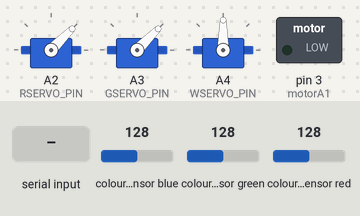
Bench run of a sketch on a simulated Arduino Uno, built with avr-gcc and run on an emulated ATmega328P. Shown: 3 × servo, switched loads named in the sketch (green lamp = pin HIGH). Inputs (shaded band) come from the test bench; at power-on: colour sensor blue 128, colour sensor green 128, colour sensor red 128. Pins used as bus, display or sensor lines are not drawn; what the sketch prints to the serial monitor is not drawn.

Above: at 3.2 s.
3.3 s: colour sensor blue set to 83
4.8 s: colour sensor blue set to 78
At 5.5 s:
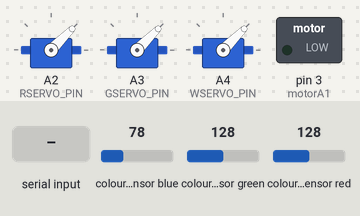
6.3 s: "RED" received over the second serial link
At 7.1 s:
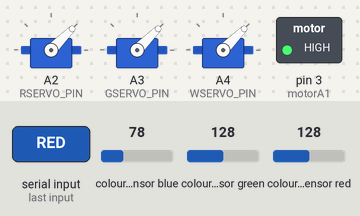
7.8 s: colour sensor green set to 110
9.3 s: colour sensor green set to 103
At 10.4 s:
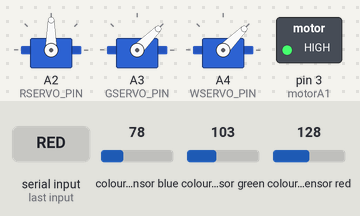
10.8 s: colour sensor red set to 119
At 11.3 s:
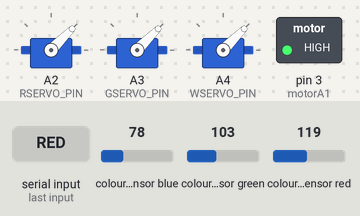
Timing chart, 0 to 13.3 s (numbered marks = the images above; inputs shaded):
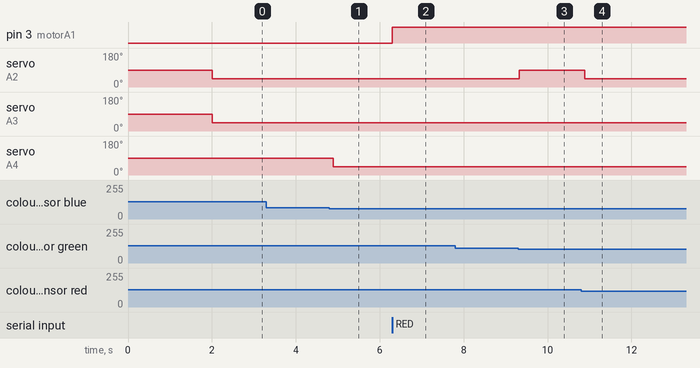

The sketch:

FINAL_PROJECT_KOMBO.ino
```cpp
#include <tcs3200.h>
#include <Servo.h>
#include <SoftwareSerial.h>

// ----------------------------
// BLUETOOTH
// ----------------------------
SoftwareSerial BT(2, 3);  // RX, TX

// ----------------------------
// TCS3200 COLOR SENSOR
// ----------------------------
#define S0_PIN 4
#define S1_PIN 5
#define S2_PIN 6
#define S3_PIN 7
#define OUT_PIN 8
TCS3200 colorSensor(S0_PIN, S1_PIN, S2_PIN, S3_PIN, OUT_PIN);

// ----------------------------
// SERVOS on ANALOG PINS
// ----------------------------
Servo RServo;   // RED
Servo GServo;   // GREEN
Servo WServo;   // WHITE

// A2, A3, A4 are usable as digital pins
#define RSERVO_PIN A2
#define GSERVO_PIN A3
#define WSERVO_PIN A4

// ----------------------------
// L293D MOTOR DRIVER
// ----------------------------
const int motorA1     = 3;
const int motorA2     = 4;
const int motorAspeed = 5;

const int motorB1     = 7;
const int motorB2     = 8;
const int motorBspeed = 6;

int state;
int vSpeed = 200;    // 0–255

// ----------------------------
// TIMING
// ----------------------------
unsigned long lastColorRead = 0;
unsigned long colorInterval = 120;
String lastColor = "NONE";

void setup() {
  Serial.begin(9600);
  BT.begin(9600);

  // Servo setup
  RServo.attach(RSERVO_PIN);
  GServo.attach(GSERVO_PIN);
  WServo.attach(WSERVO_PIN);

  // Motor pins
  pinMode(motorA1, OUTPUT);
  pinMode(motorA2, OUTPUT);
  pinMode(motorB1, OUTPUT);
  pinMode(motorB2, OUTPUT);

  // Sensor calibration
  colorSensor.begin();
  colorSensor.calibrate_light();
  delay(1000);
  colorSensor.calibrate_dark();
  delay(1000);
  colorSensor.calibrate();

  Serial.println("READY");
}

// -------------------------------------------------------
// SERVO FUNCTION (no jitter, only move if color changes)
// -------------------------------------------------------
void setColorServos(String color) {
  if (color == lastColor) return;
  lastColor = color;

  int pos = 45;

  if (color == "RED") {
    RServo.write(pos + 45);
    GServo.write(pos);
    WServo.write(pos);
  }
  else if (color == "GREEN") {
    GServo.write(pos + 45);
    RServo.write(pos);
    WServo.write(pos);
  }
  else if (color == "WHITE") {
    WServo.write(pos + 45);
    RServo.write(pos);
    GServo.write(pos);
  }
  else if (color == "GRAY") {
    RServo.write(pos + 45);
    GServo.write(pos + 45);
    WServo.write(pos + 45);
  }
  else {
    RServo.write(pos);
    GServo.write(pos);
    WServo.write(pos);
  }

  Serial.println("SERVOS → " + color);
}

// ----------------------------
// MOVE CAR FUNCTIONS (L293D)
// ----------------------------
void motorForward() {
  digitalWrite(motorA1, LOW);
  digitalWrite(motorA2, HIGH);
  digitalWrite(motorB1, LOW);
  digitalWrite(motorB2, HIGH);
  analogWrite(motorAspeed, vSpeed);
  analogWrite(motorBspeed, vSpeed);
}

void motorBackward() {
  digitalWrite(motorA1, HIGH);
  digitalWrite(motorA2, LOW);
  digitalWrite(motorB1, HIGH);
  digitalWrite(motorB2, LOW);
  analogWrite(motorAspeed, vSpeed);
  analogWrite(motorBspeed, vSpeed);
}

void motorLeft() {
  digitalWrite(motorA2, HIGH);
  digitalWrite(motorA1, LOW);
  digitalWrite(motorB2, LOW);
  digitalWrite(motorB1, HIGH);
  analogWrite(motorAspeed, vSpeed);
  analogWrite(motorBspeed, vSpeed);
}

void motorRight() {
  digitalWrite(motorA2, LOW);
  digitalWrite(motorA1, HIGH);
  digitalWrite(motorB2, HIGH);
  digitalWrite(motorB1, LOW);
  analogWrite(motorAspeed, vSpeed);
  analogWrite(motorBspeed, vSpeed);
}

void motorStop() {
  analogWrite(motorAspeed, 0);
  analogWrite(motorBspeed, 0);
}

// ----------------------------
// MAIN LOOP
// ----------------------------
void loop() {

  // ----------------------------
  // BLUETOOTH COMMANDS
  // ----------------------------
  if (BT.available()) {
    state = BT.read();
    Serial.println(state);

    // SPEED CONTROL 0–4
    if (state == '0') vSpeed = 0;
    else if (state == '1') vSpeed = 100;
    else if (state == '2') vSpeed = 180;
    else if (state == '3') vSpeed = 200;
    else if (state == '4') vSpeed = 255;

    // DIRECTION
    if (state == 'F') motorForward();
    else if (state == 'B') motorBackward();
    else if (state == 'L') motorLeft();
    else if (state == 'R') motorRight();
    else if (state == 'S') motorStop();
  }

  // ----------------------------
  // READ COLOR SENSOR EVERY 120ms
  // ----------------------------
  unsigned long now = millis();

  if (now - lastColorRead >= colorInterval) {
    lastColorRead = now;

    colorSensor.loop();
    int R = colorSensor.read_red();
    int G = colorSensor.read_green();
    int B = colorSensor.read_blue();

    String detected = "NONE";
    if (R > G + 20 && R > B + 20) detected = "RED";
    else if (G > R + 20 && G > B + 20) detected = "GREEN";
    else if (R > 80 && G > 80 && B > 80) detected = "WHITE";
    else if (abs(R - G) < 15 && abs(G - B) < 15) detected = "GRAY";

    setColorServos(detected);
  }
}
```

Measured:
- the behaviour switches between 81 and 80 on colour sensor blue (found by bisection; images 0 and 1)
- the behaviour switches between 108 and 107 on colour sensor green (found by bisection; images 2 and 3)
- the behaviour switches between 124 and 123 on colour sensor red (found by bisection; images 3 and 4)
- after the input at 3.3 s, every drawn part: stays the same
- after the input at 4.8 s, servo on A4 (WSERVO_PIN): 90° → 45° after 0.09 s
- after the input at 6.3 s, pin 3 (motorA1): LOW → HIGH at once
- after the input at 7.8 s, every drawn part: stays the same
- after the input at 9.3 s, servo on A2 (RSERVO_PIN): 45° → 90° at once
- after the input at 10.8 s, servo on A2 (RSERVO_PIN): 90° → 45° after 0.09 s
